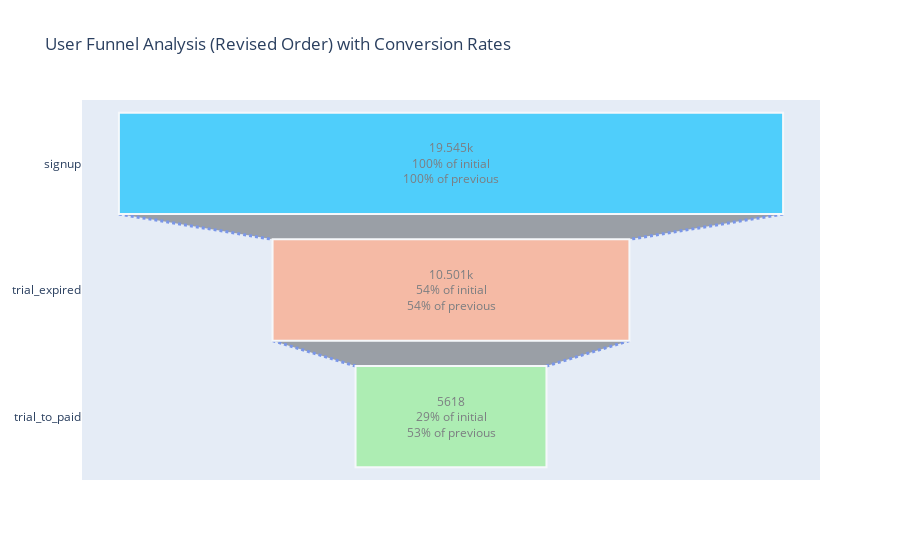

Notebook cell for this chart:
### Markdown cell above
## Summary:

### Data Analysis Key Findings

*   The defined funnel stages are 'signup', 'trial\_to\_paid', 'user\_canceled', and 'trial\_expired'.
*   The number of unique users at each stage are: 'signup' (19545), 'trial\_to\_paid' (5618), 'user\_canceled' (286), and 'trial\_expired' (10501).
*   The conversion rate from 'signup' to 'trial\_to\_paid' is 28.74%.
*   The conversion rate from 'trial\_to\_paid' to 'user\_canceled' is 5.09%.
*   The overall conversion rate from 'signup' to 'trial\_to\_paid' is 28.74%.
*   The overall conversion rate from 'signup' to 'user\_canceled' is 1.46%.

### Insights or Next Steps

*   Investigate the high conversion rate from 'user\_canceled' to 'trial\_expired' to understand if it represents a data anomaly or a specific user journey where canceled paid users revert to an expired trial state.
*   Analyze the characteristics and behaviors of users who drop off between 'signup' and 'trial\_to\_paid' to identify potential areas for improving the trial experience and conversion to paid plans.

### Code cell
import plotly.graph_objects as go
import pandas as pd

# 재정렬된 퍼널 단계 및 사용자 수 (이전 계산 결과 재활용)
funnel_stages_revised = ['signup', 'trial_expired', 'trial_to_paid']
stage_user_counts_revised = {stage: stage_user_counts.get(stage, 0) for stage in funnel_stages_revised}

# Plotly Graph Objects를 위한 데이터 준비
stages = list(stage_user_counts_revised.keys())
users_at_stage = list(stage_user_counts_revised.values())

# Figure 생성
fig = go.Figure(go.Funnel(
    y=stages,
    x=users_at_stage,
    textposition = "inside",
    textinfo = "value+percent initial+percent previous",
    opacity = 0.65,
    marker = {"color": ["deepskyblue", "lightsalmon", "lightgreen"], # 'taipei'를 'lightgreen'으로 수정
            "line": {"width": 2, "color": "white"}},
    connector = {"line": {"color": "royalblue", "dash": "dot", "width": 3}})
)

# 레이아웃 업데이트 (차트 제목 설정)
fig.update_layout(title_text='User Funnel Analysis (Revised Order) with Conversion Rates', showlegend=False)

# 차트 출력
fig.show()

### Figure 1 — Plotly figure (JSON) as saved in the notebook; plotly's stock layout.template omitted (floating-point values rounded to 4 significant figures)
{"data": [{"connector": {"line": {"color": "royalblue", "dash": "dot", "width": 3}}, "marker": {"color": ["deepskyblue", "lightsalmon", "lightgreen"], "line": {"color": "white", "width": 2}}, "opacity": 0.65, "textinfo": "value+percent initial+percent previous", "textposition": "inside", "type": "funnel", "x": [19545, 10501, 5618], "y": ["signup", "trial_expired", "trial_to_paid"]}], "layout": {"showlegend": false, "title": {"text": "User Funnel Analysis (Revised Order) with Conversion Rates"}}}
